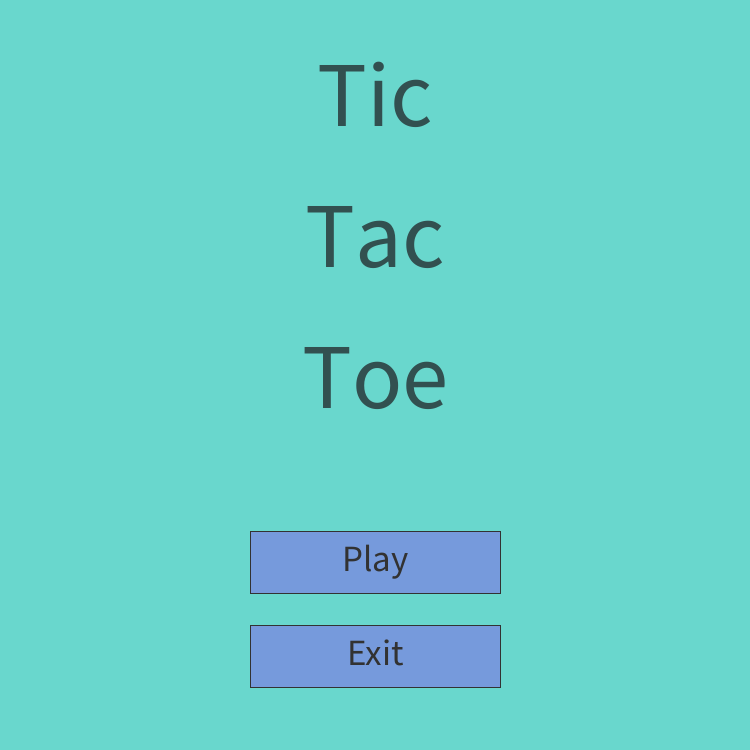
Frame 1 (no input)
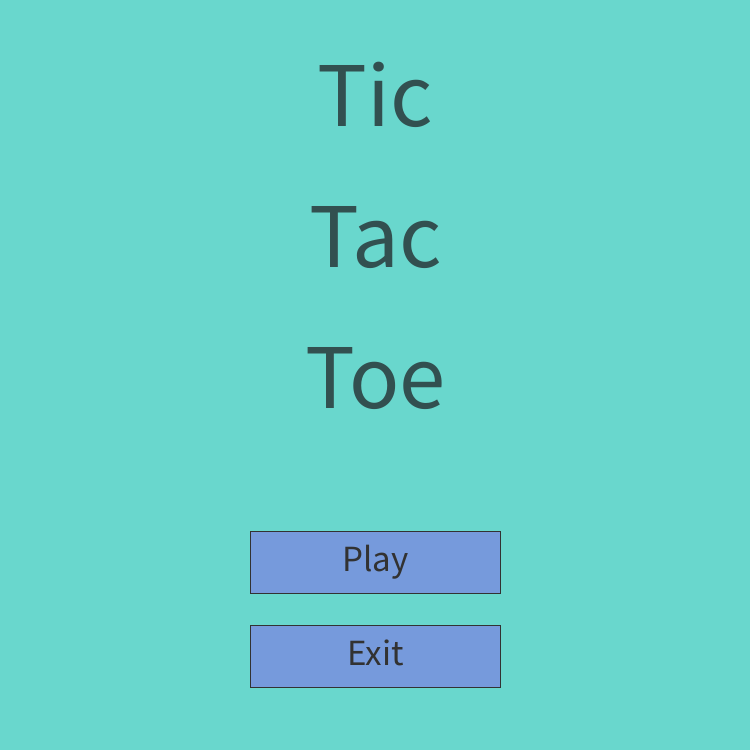
Frame 60 (the mouse pressed at the canvas centre just before this capture)
Frame 120 (the mouse held since frame 60 and released just before this capture): identical to frame 60, image omitted

The Processing sketch that drew these frames (run headless with seeded random() and noise(); from frame 60 on, the mouse is pressed at the canvas centre):

// Processing sketch: TicTacToe
// ── TicTacToe.pde
  
  //  Create MenuElements object and Cell object
  MenuElements menu;
  Cell[][] board;
  
  //  Size of board
  int cols = 3;
  int rows = 3;
  int side = 3;
  
  //  Game state
  int gameState = 0;
  
  //  Player (0 x 1)
  int player = 0;
  
  //  Winner (0 x 1 x 2)
  int win = 0;
  boolean tied = false;
  
  //  Turns taken
  int turns = 0;
  
  //  Has function been executed?
  boolean executed = false;
  
  //  Limit framerate, set canvas size, draw background and call the constructor for the MenuElements object
  void setup() {
    size(750, 750);
    background(105, 215, 205);
  
    menu = new MenuElements();
  }
  
  //  Reset the entire game, can be run when the game ends.
  void reset() {
    background(105, 215, 205);
    menu = new MenuElements();
    for (int i = 0; i < cols; i++) {
      for (int j = 0; j < rows; j++) {
        board[i][j] = new Cell(0, 0, 0, 0, 0);
      }
    }
    cols = 3;
    rows = 3;
    side = 3;
    gameState = 0;
    player = 0;
    win = 0;
    tied = false;
    turns = 0;
    executed = false;
  }
  
  //  Run either intro , options or game based the gameState value
  void draw() {
    if (gameState == 0) {
      intro();
    } else if (gameState == 1) {
      options();
    } else if (gameState == 2) {
      game();
    }
  }
  
  //  Function for drawing and running the functionality for the intro screen
  void intro() {
    //  Draw background
    background(105, 215, 205);
    //  Calls functions from the menu class
    menu.title();
    menu.startBTN();
    menu.exitBTN();
  }
  
  //  Function for drawing and running the functionality of the options screen
  void options() {
    //  Draw background
    background(105, 215, 205);
  
    //  Calls functions from the menu class
    menu.optionsTitle();
    menu.btnGrid();
    menu.startBTN();
    menu.backBTN();
  }
  
  //  Function for drawing and running the functionality of the game
  void game() {
    //  Draw background
    background(105, 215, 205);
  
    //  If function hasn't been executed, instantiate board and remember that it was executed
    if (!executed) {    
      instBoard();
      executed = true;
    }
  
    //  For every i less than cols and for every j less than rows, display the board in index i and j
    for (int i = 0; i<cols; i++) {
      for (int j = 0; j<rows; j++) {
        board[i][j].display();
      }
    }
    //  Run win checker function
    win();
  }
  
  //  Function for instantiating the game board
  void instBoard() {
    //  Set cols and rows to the side size set in the menu class (Has a default value of 3x3, but can be changed at the options screen)
    cols = side;
    rows = side;
  
    // Run constructor for Cell object in index cols and rows
    board = new Cell[cols][rows];
  
    // For every i less than cols and for every j less than rows, create a new cell object with the given parameters for x, y, w, h and s.
    for (int i = 0; i < cols; i++) {
      for (int j = 0; j < rows; j++) {
        board[i][j] = new Cell(width/cols*i, height/rows*j, width/cols, height/rows, 5);
      }
    }
  }

// ── Cell.pde
  
  //  Create variables for the Cell class
  class Cell {
    //  Variables for X and Y coordinates, width, height, stroke width and state.
    int x;
    int y;
    int w;
    int h;
    int s;
    int state = 0;
    int temp;
    
    //  Constructor sets class variables with given parameters
    Cell(int tx, int ty, int tw, int th, int ts) {
      x = tx;
      y = ty;
      w = tw;
      h = th;
      s = ts;
    }
    
    //  Function for figuring out where to draw X or O
    void click(int tx, int ty) {
      //  Set mouse position
      int mx = tx;
      int my = ty;
      
      //  Decides where to draw X or O depending on the mouse position, remembers whose turn it is and keeps track of the turns taken
      if (mx > x && mx < x+w && my > y && my < y+h) {    
        if (player == 0 && state == 0) {
          state = 1;
          player = 1;
          turns++;
        } else if (player == 1 && state == 0) {
          state = 2;
          player = 0;
          turns++;
        }
      }
    }
    
    //  Function for displaying the X and O in cells
    void display() {
      rectMode(CORNER);
      fill(105, 215, 205);
      stroke(100);
      rect(x, y, w, h);
      strokeWeight(s);
      
      //  Draw an ellipse for O and a cross for X
      if (state == 1) {
        ellipseMode(CORNER);
        stroke(0, 0, 255);
        ellipse(x+4*s, y+4*s, w-8*s, h-8*s);
      } else if (state == 2) {
        stroke(255, 0, 0);
        line(x+4*s, y+4*s, (x+w)-4*s, (y+h)-4*s); 
        line((x+w)-4*s, y+4*s, x+4*s, (y+h)-4*s);
      }
    }
  }

// ── Input.pde
  
  //  When mouse is pressed while gameState is 2 and no one has won yet, run the click function from the board class in index i and j
  void mousePressed() {
    if (gameState == 2) {
      if (win == 0) {
        for (int i = 0; i<cols; i++) {
          for (int j = 0; j<rows; j++) {
            board[i][j].click(mouseX, mouseY);
          }
        }
      }
    }
  }
  
  //  When ENTER or ESC key is pressed while gameState is 2 and either player has won or the game is tied, exit the program
  //  or if BACKSPACE key is pressed while the gameState is 2 and either player has won or the game is tied, reset the program
  void keyPressed() {
    if (gameState == 2) {
      if (win == 1 || win == 2 || tied == true) {
        if (key == ENTER || key == ESC) {
          exit();
        }
        if (key == BACKSPACE) {
          reset();
        }
      }
    }
  }

// ── MenuElements.pde

  //  Create variables for the MenuElements class
  class MenuElements {
    
    //  A bunch of variables for buttons, titles and the board, checking if mouse is over, widths, heights, X coordinates, Y coordinates, buffers, sizes and a temp for interaction
    boolean mouseOverBTN;
  
    int btnWidth;
    int btnHeight;
  
    int btn1PosX;
    int btn1PosY;
  
    int btn2PosX;
    int btn2PosY;
  
    int gridBTNPosX, gridBTNPosY;
    int gridBTNSize;
    int buffer;
    int buffer2;
    
    int titleSz;
    int subtitleSz;
    int btnSz;
  
    boolean temp;
    
    //  Constructor sets class variables
    //  Most of it is based on the width and height of the canvas, so the game should in theory be able to scale to any resolution picked in the code.
    
    MenuElements() {
      // Constructor for the class
      mouseOverBTN = false;
  
      btnWidth = width/3;
      btnHeight = height/12;
  
      btn1PosX = width/2;
      btn1PosY = 3*height/4;
  
      btn2PosX = width/2;
      btn2PosY = 7*height/8;
      
      titleSz = height/8;
      btnSz = height/20;
      subtitleSz = height/30;  
  
      gridBTNSize = width/5;
      buffer = gridBTNSize/10;
      buffer2 = height/166;
  
      gridBTNPosX = width/4;
      gridBTNPosY = height/4;
    }
  
    /****************************************************************/
    /*                        START SCREEN                          */
    /****************************************************************/
    
    //  Draws the main title on the title screen
    void title() {
      textAlign(CENTER, CENTER);
      fill(50,80,80);
      textSize(titleSz);
      text("Tic", width/2, 2*height/16);
      text("Tac", width/2, 5*height/16);
      text("Toe", width/2, 8*height/16);
    }
    
    //  Drawing and functionality for the Play button
    void startBTN() {
      //  Draws box for button
      strokeWeight(1);
      stroke(50);
      fill(118, 154, 220);
      rectMode(CENTER);
      rect(btn1PosX, btn1PosY, btnWidth, btnHeight);
  
      //  Inserts text for button
      textAlign(CENTER, CENTER);
      fill(50);
      textSize(btnSz);
      if(gameState == 0) {
        text("Play", btn1PosX, btn1PosY - buffer2);
      } else if (gameState == 1) {
        text("Start", btn1PosX, btn1PosY - buffer2);
      }
  
      //  Calculates button area to get pressed
      if (mouseX >= btn1PosX - btnWidth/2 && mouseX <= btn1PosX + btnWidth/2 && mouseY >= btn1PosY - btnHeight/2 && mouseY <= btn1PosY + btnHeight/2) {
        mouseOverBTN = true;
      } else {
        mouseOverBTN = false;
      }
  
      //  If the mouse isn't pressed, set temp to true so the button can be pressed
      if (!mousePressed) {
        temp = true;
      }
      
      //  Adds 1 to gameState if the button is pressed and sets temp to make the button only work once every click
      if (mouseOverBTN && mousePressed && temp) {
        gameState++;
        temp = false;
      }
    }
	
	//  Drawing and functionality for the Exit button
    void exitBTN() {
      //  Draws box for button
      strokeWeight(1);
      stroke(50);
      fill(118, 154, 220);
      rectMode(CENTER);
      rect(btn2PosX, btn2PosY, btnWidth, btnHeight);
  
      //  Inserts text for button
      textAlign(CENTER, CENTER);
      fill(50);
      textSize(btnSz);
      text("Exit", btn2PosX, btn2PosY - buffer2);
  
      //  Calculates button area to get pressed
      if (mouseX >= btn2PosX - btnWidth/2 && mouseX <= btn2PosX + btnWidth/2 && mouseY >= btn2PosY - btnHeight/2 && mouseY <= btn2PosY + btnHeight/2) {
        mouseOverBTN = true;
      } else {
        mouseOverBTN = false;
      }
  
      //  If the mouse isn't pressed, set temp to true so the button can be pressed
      if (!mousePressed) {
        temp = true;
      }
      
      //  Exits program if the button is pressed
      if (mouseOverBTN && mousePressed && temp) {
        exit();
      }
    }
  
    /****************************************************************/
    /*                       OPTION SCREEN                          */
    /****************************************************************/
  
    void optionsTitle() {
      textAlign(CENTER, CENTER);
      fill(50);
      textSize(titleSz);
      text("Options", width/2, height/8);
      textSize(subtitleSz);
      text("Choose board size", width/2, 16*height/64);
      text("Hint: 3x3 is the default size", width/2, 19*height/64);
      text("and the win condition won't change", width/2, 22*height/64);
    }
  
    void btnGrid() {  //draws grid for selection of board size
     //  Draws boxes for buttons
      rectMode(CENTER);
      strokeWeight(1);
      stroke(50);
      
      if(side == 3) {
        fill(140, 180, 255);
      } else {
        fill(118, 154, 220);
      }
      rect(gridBTNPosX + buffer, 2*gridBTNPosY, gridBTNSize, gridBTNSize);
      
      if(side == 5) {
        fill(140, 180, 255);
      } else {
        fill(118, 154, 220);
      }
      rect(2*gridBTNPosX, 2*gridBTNPosY, gridBTNSize, gridBTNSize);
      
      if(side == 7) {
        fill(140, 180, 255);
      } else {
        fill(118, 154, 220);
      }
      rect(3*gridBTNPosX - buffer, 2*gridBTNPosY, gridBTNSize, gridBTNSize);
  
      //  Inserts text for buttons
      textAlign(CENTER, CENTER);
      fill(50);
      textSize(btnSz);
      text("3x3", gridBTNPosX + buffer, 2*gridBTNPosY-2);
      text("5x5", 2*gridBTNPosX, 2*gridBTNPosY-2);
      text("7x7", 3*gridBTNPosX - buffer, 2*gridBTNPosY-2);
  
      //  Calculates button area to get pressed for button 1
      if (mouseX >= gridBTNPosX + buffer - gridBTNSize/2 && mouseX <= gridBTNPosX + buffer + gridBTNSize/2 && mouseY >= 2*gridBTNPosY - gridBTNSize/2 && mouseY <= 2*gridBTNPosY + gridBTNSize/2) {
        mouseOverBTN = true;
      } else {
        mouseOverBTN = false;
      }
  
      //  If the mouse isn't pressed, set temp to true so the button can be pressed
      if (!mousePressed) {
        temp = true;
      }
      
      //  Sets side to 3 if the button is pressed and sets temp to make the button only work once every click
      if (mouseOverBTN && mousePressed && temp) {
        side = 3;
        temp = false;   
      }
  
      //  Calculates button area to get pressed for button 2
      if (mouseX >= 2*gridBTNPosX - gridBTNSize/2 && mouseX <= 2*gridBTNPosX + gridBTNSize/2 && mouseY >= 2*gridBTNPosY - gridBTNSize/2 && mouseY <= 2*gridBTNPosY + gridBTNSize/2) {
        mouseOverBTN = true;
      } else {
        mouseOverBTN = false;
      }
      
      //  Sets side to 5 if the button is pressed and sets temp to make the button only work once every click
      if (mouseOverBTN && mousePressed && temp) {
        side = 5;
        temp = false;
      }
  
      //  Calculates button area to get pressed for button 3
      if (mouseX >= 3*gridBTNPosX - buffer - gridBTNSize/2 && mouseX <= 3*gridBTNPosX - buffer + gridBTNSize/2 && mouseY >= 2*gridBTNPosY - gridBTNSize/2 && mouseY <= 2*gridBTNPosY + gridBTNSize/2) {
        mouseOverBTN = true;
      } else {
        mouseOverBTN = false;
      }
      
      //  Sets side to 7 if the button is pressed and sets temp to make the button only work once every click
      if (mouseOverBTN && mousePressed && temp) {
        side = 7;
        temp = false;
      }   
    }

    void backBTN() {
      //  Draws box for button
      strokeWeight(1);
      stroke(50);
      fill(118, 154, 220);
      rectMode(CENTER);
      rect(btn2PosX, btn2PosY, btnWidth, btnHeight);
  
      //  Inserts text for button
      textAlign(CENTER, CENTER);
      fill(50);
      textSize(btnSz);
      text("Back", btn2PosX, btn2PosY - buffer2);
  
      //  Calculates button area to get pressed
      if (mouseX >= btn2PosX - btnWidth/2 && mouseX <= btn2PosX + btnWidth/2 && mouseY >= btn2PosY - btnHeight/2 && mouseY <= btn2PosY + btnHeight/2) {
        mouseOverBTN = true;
      } else {
        mouseOverBTN = false;
      }
  
      //  If the mouse isn't pressed, set temp to true so the button can be pressed
      if (!mousePressed) {
        temp = true;
      }
      
      //  Subtracts 1 from gameState if the button is pressed and sets temp to make the button only work once every click
      if (mouseOverBTN && mousePressed && temp) {
        gameState--;
        temp = false;
      }
    }
  }

// ── Win.pde
  
  //  Function for setting win variable
  void win() {
    
    //  For every row and column, if no one has won, run the win checker function, and attempt to run the winScreen function.
    for (int row = 0; row < rows; row++) {
      for (int col = 0; col < cols; col++) {
        if (win == 0) {
          win = checkWin(col, row, board[col][row].state);
        }
      }
    }
	
	if (win == 0 && turns >= cols*rows) {
      tied = true;
    }
	
    winScreen();
  }
  
  // Function for checking win conditions on any board size, 
  // Checks if the given player has put their tile in the set cell (the for loops above cycles through all cells)
  // it also checks in the adjacent cells (both vertically, horizontally and diagonally)
  // To counteract an out of bounds error, a contain function was made which makes sure that we don't check a cell which doesn't exist in the board array  
  // Then if a win condition is met, returns the player who won, or return 0 if no win condition has been met
  int checkWin(int col, int row, int player) {
    if (contain(col-1, side) == true && contain(row-1, side) == true) {
      if (board[col-1][row-1].state == player) {
        if (contain(col+1, side) == true && contain(row+1, side) == true) {
          if (board[col+1][row+1].state == player) {
            return player;
          }
        }
      }
    }
  
    if (contain(row-1, side) == true) {
      if (board[col][row-1].state == player) {
        if (contain(row+1, side) == true) {
          if (board[col][row+1].state == player) {
            return player;
          }
        }
      }
    }
  
    if (contain(col-1, side) == true) {
      if (board[col-1][row].state == player) {
        if (contain(col+1, side) == true) {
          if (board[col+1][row].state == player) {
            return player;
          }
        }
      }
    }
  
    if (contain(col-1, side) == true && contain(row+1, side) == true) {
      if (board[col-1][row+1].state == player) {
        if (contain(col+1, side) == true && contain(row-1, side) == true) {
          if (board[col+1][row-1].state == player) {
            return player;
          }
        }
      }
    }
    return 0;
  }
  
  //  Function to counteract the out of bounds error, makes sure that we don't check a cell that doesn't exist
  //  Returns false if the cell you're trying to check is outside of the array, otherwise it returns true
  boolean contain(int val, int side) {
    if (val < 0 || val > side-1) {
      return false;
    } else {
      return true;
    }
  }
  
  //  Function to draw the win screen if someone has won, or the game is a tie
  void winScreen() {
    
    //  Write text for win if someone has won
    if (win == 1 || win == 2 || tied == true) {
      fill(50, 50, 50, 200);
      rectMode(CORNER);
      rect(0, 0, width, height);
      fill(100, 225, 100);
      textSize(height/20);
      text("Press BACKSPACE", width/2, 8*height/16);
      text("to RESTART the game", width/2, 9*height/16);
  
      fill(255, 50, 50);
      text("Press ESCAPE or ENTER", width/2, 11*height/16);
      text("to EXIT the game", width/2, 12*height/16);
  
      if (win == 1) {
        fill(255);
        textSize(height/10);
        text("O wins!", width/2, height/4);
      } else if (win == 2) {
        fill(255);
        textSize(height/10);
        text("X wins!", width/2, height/4);
      } else if (win == 0) {
	    fill(255);
        textSize(height/10);
        text("Tied!", width/2, height/4);
	  }
    }
  }
